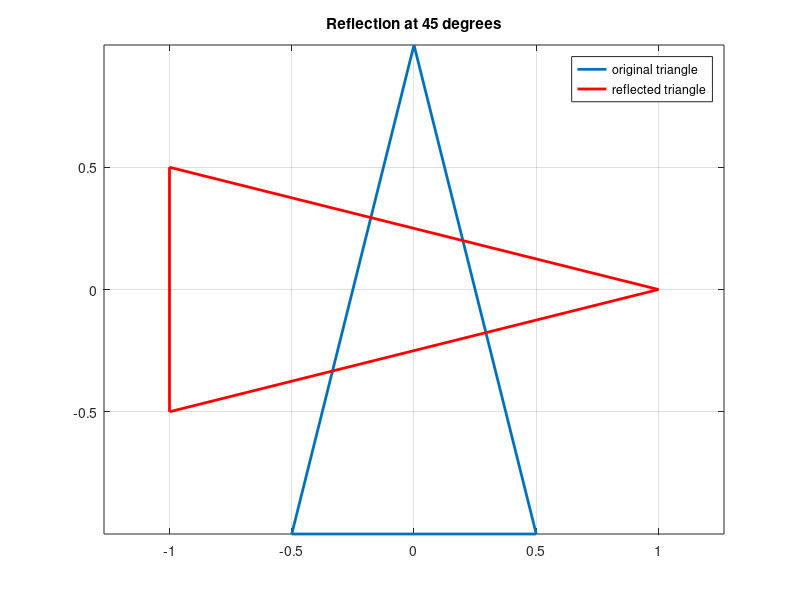

This figure's MATLAB source:
clf                               
T =[-0.5,0,0.5,-0.5;-1,1,-1,-1];
plot(T(1,:),T(2,:),'linewidth',2)       
hold on
R = [0,1;1,0];
RT = R*T;                               
plot(RT(1,:),RT(2,:),'-r','linewidth',2) 
title('Reflection at 45 degrees')                     
legend('original triangle','reflected triangle')   
grid on                                          
axis equal                                       
hold off

